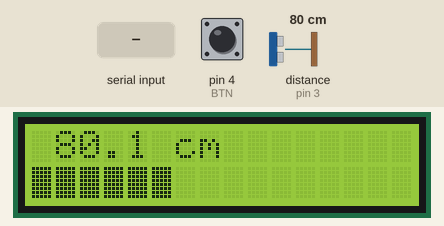
Simulated run of this sketch. Board: Arduino Uno, built with avr-gcc and run on an emulated ATmega328P. Parts: 16×2 character LCD. Wiring (inferred from the names in the program): ultrasonic range finder: trigger pin 2; echo pin 3. The inputs (shaded band) are chosen by the test bench; at power-on: distance to the obstacle (sensor on pin 3) 80 cm, pin 4 (BTN) HIGH. The echo pulse lasts 58.3 µs per cm; what the sketch prints to the serial monitor is not drawn.

Above: at 1.2 s.
1.3 s: distance to the obstacle (sensor on pin 3) set to 2 cm
At 3.35 s:
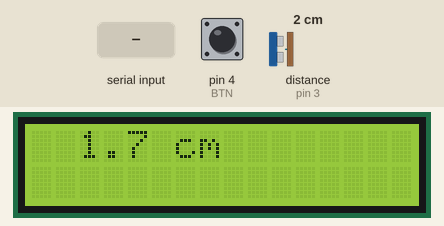
3.5 s: pin 4 (BTN) pulled LOW for 0.15 s
At 4.2 s:
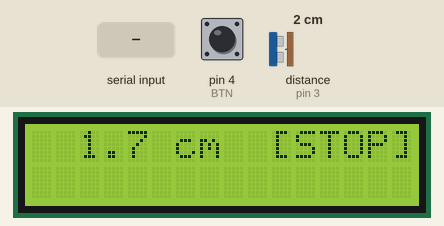
5.1 s: "B\n" received over Serial
At 7.2 s:
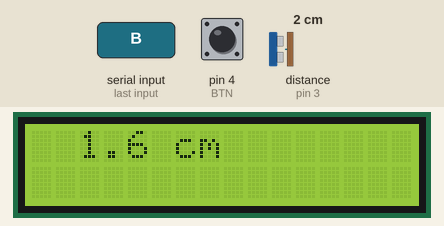
7.3 s: distance to the obstacle (sensor on pin 3) set to 120 cm
At 7.51 s:
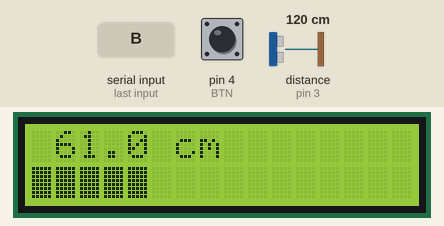
9.5 s: distance to the obstacle (sensor on pin 3) set to 35 cm
At 9.9 s:
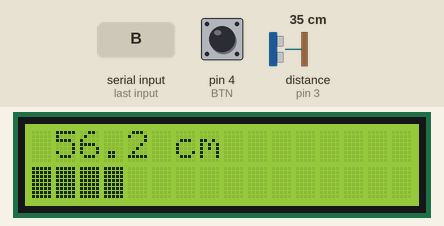
11.5 s: pin 4 (BTN) pulled LOW for 1 s
At 12.7 s:
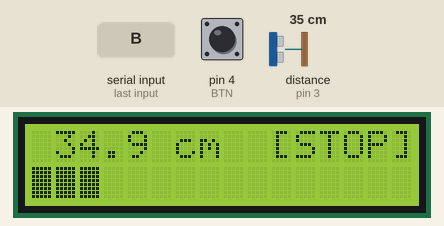
Timing chart, 0 to 14.5 s (numbered marks = the images above; inputs shaded):
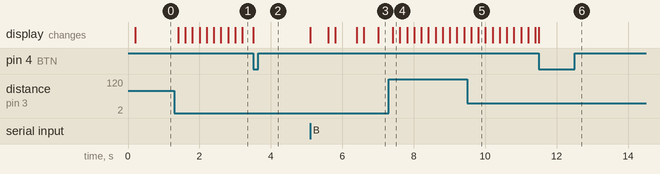

Measured:
- after the input at 1.3 s, the display: first changes after 0.11 s (image 1 shows a later state)
- after the input at 3.5 s, the display: changes at once (image 2)
- after the input at 5.1 s, the display: first changes at once (image 3 shows a later state)
- after the input at 7.3 s, the display: changes after 0.11 s (image 4)
- after the input at 9.5 s, the display: first changes after 0.11 s (image 5 shows a later state)
- after the input at 11.5 s, the display: changes at once (image 6)

The sketch:

metro.ino
```cpp
// UNO Lab — progetto "metro": metro a ultrasuoni con display LCD. Funziona anche senza telefono.
// Collegamenti:
//   display LCD esattamente come nel progetto "lcd" (RS 7, E 8, D4-D7 9-12, potenziometro del contrasto)
//   HC-SR04: Vcc -> riga +, Gnd -> riga –, Trig -> pin 2, Echo -> pin 3
//   pulsante "blocca" (con due cavetti maschio-femmina): un piedino -> pin 4, quello opposto in diagonale -> riga –
// Il pulsante blocca la misura sul display (premi di nuovo per sbloccare).
// Invio: "D <cm> <bloccato 0/1>"
#include <Arduino.h>
#include <LiquidCrystal.h>

const char* ID = "metro";
const int TRIG = 2, ECHO = 3, BTN = 4;
LiquidCrystal lcd(7, 8, 9, 10, 11, 12);

float cm = -1;
bool bloccato = false, prima = false;
unsigned long t0 = 0;
char buf[24];
byte len = 0;

float misura() {
  digitalWrite(TRIG, LOW); delayMicroseconds(2);
  digitalWrite(TRIG, HIGH); delayMicroseconds(10); digitalWrite(TRIG, LOW);
  unsigned long us = pulseIn(ECHO, HIGH, 25000UL);
  return us == 0 ? -1 : us / 58.0;
}

void mostra() {
  char r[17];
  lcd.setCursor(0, 0);
  if (cm < 0) snprintf(r, 17, "Fuori portata   ");
  else {
    int intero = (int)cm, dec = (int)((cm - intero) * 10);
    snprintf(r, 17, "%3d.%d cm  %s", intero, dec, bloccato ? "[STOP]" : "      ");
  }
  lcd.print(r);
  // barra: 16 caratteri = 2 metri
  lcd.setCursor(0, 1);
  int n = cm < 0 ? 0 : constrain((int)(cm / 200.0 * 16 + 0.5), 0, 16);
  for (int i = 0; i < 16; i++) lcd.write(i < n ? (char)255 : ' ');
}

void comando(char* c) {
  if (strcmp(c, "ID?") == 0) { Serial.print("ID "); Serial.println(ID); return; }
  if (c[0] == 'B') { bloccato = !bloccato; mostra(); return; }
  if (c[0]) Serial.println("ERR cmd");
}

void setup() {
  pinMode(TRIG, OUTPUT); pinMode(ECHO, INPUT); pinMode(BTN, INPUT_PULLUP);
  lcd.begin(16, 2);
  lcd.print("Metro UNO Lab");
  Serial.begin(115200);
  Serial.print("READY "); Serial.println(ID);
}

void loop() {
  while (Serial.available()) {
    char ch = Serial.read();
    if (ch == '\n' || ch == '\r') { buf[len] = 0; comando(buf); len = 0; }
    else if (len < sizeof(buf) - 1) buf[len++] = ch;
  }
  bool p = digitalRead(BTN) == LOW;
  if (p && !prima) { bloccato = !bloccato; mostra(); delay(30); }
  prima = p;
  if (millis() - t0 < 200) return;
  t0 = millis();
  if (!bloccato) {
    float m = misura();
    cm = (m < 0) ? -1 : (cm < 0 ? m : cm * 0.5 + m * 0.5);
  }
  mostra();
  Serial.print("D "); Serial.print(cm, 1); Serial.print(' '); Serial.println(bloccato);
}
```
